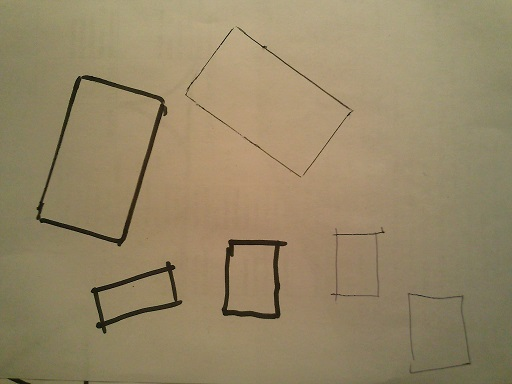
//> input picture tests/rectangle_5_1_6.jpg, 512 x 384 px
$ ./canny   (built with g++ and OpenCV 4)
//> lines starting //> are read from the running program, lines starting //| are printed output that depends on the picture; after the words box and inside, x2 and y2 are one past the last pixel; in counts of white or black regions, pixels touching at a corner belong together
//
// пример работы детектора границ Кенни - cvCanny()
//
// http://robocraft.ru/blog/computervision/484.html
//

#include <opencv2/cv.h>
#include <opencv2/highgui.h>
#include <stdlib.h>
#include <stdio.h>

IplImage* image = 0;
IplImage* gray = 0;
IplImage* dst = 0;

int main(int argc, char* argv[])
{
        // имя картинки задаётся первым параметром
        char* filename = argc == 2 ? argv[1] : "../tests/rectangle_5_1_6.jpg";
        // получаем картинку
        image = cvLoadImage(filename,1);
//> image is the input picture: 384 rows x 512 cols, CV_8UC3; mean B, G, R 102.9, 134.9, 150

        printf("[i] image: %s\n", filename);
        assert( image != 0 );

        // создаём одноканальные картинки
        gray = cvCreateImage( cvGetSize(image), IPL_DEPTH_8U, 1 );
        dst = cvCreateImage( cvGetSize(image), IPL_DEPTH_8U, 1 );

        // окно для отображения картинки
        cvNamedWindow("original",CV_WINDOW_AUTOSIZE);
        cvNamedWindow("gray",CV_WINDOW_AUTOSIZE);
        cvNamedWindow("cvCanny",CV_WINDOW_AUTOSIZE);

        // преобразуем в градации серого
        cvCvtColor(image, gray, CV_RGB2GRAY);
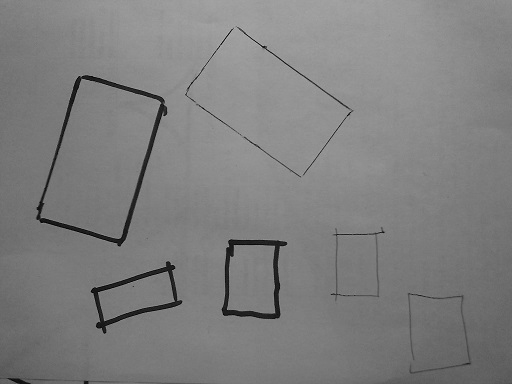
//> gray: 384 rows x 512 cols, CV_8UC1; min 1, max 186, mean 127

        // получаем границы
        cvCanny(gray, dst, 10, 100, 3);
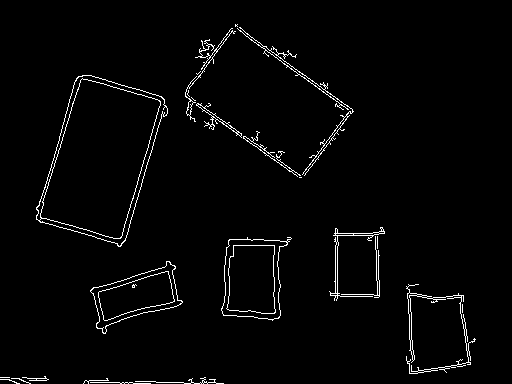
//> dst: 384 rows x 512 cols, CV_8UC1; 2.3% white in thin lines or dots, all inside (x1, y1, x2, y2) = (0, 24, 476, 384)

        // показываем картинки
        cvShowImage("original",image);
        cvShowImage("gray",gray);
        cvShowImage("cvCanny", dst );

        // ждём нажатия клавиши
        cvWaitKey(0);

        // освобождаем ресурсы
        cvReleaseImage(&image);
        cvReleaseImage(&gray);
        cvReleaseImage(&dst);
        // удаляем окна
        cvDestroyAllWindows();
        return 0;
}

$ run again, with tests/rectangle_0_0_1.jpg copied over tests/rectangle_5_1_6.jpg
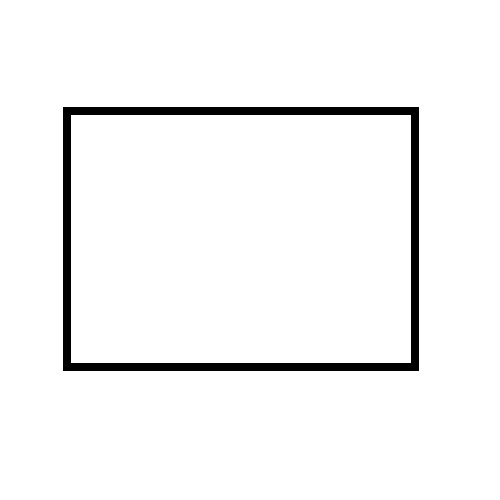
//> input picture tests/rectangle_0_0_1.jpg, 500 x 500 px
//> image is the input picture: 500 rows x 500 cols, CV_8UC3; min 0, max 255, mean 245.1
//> `cvCanny(gray, dst, 10, 100, 3);`:
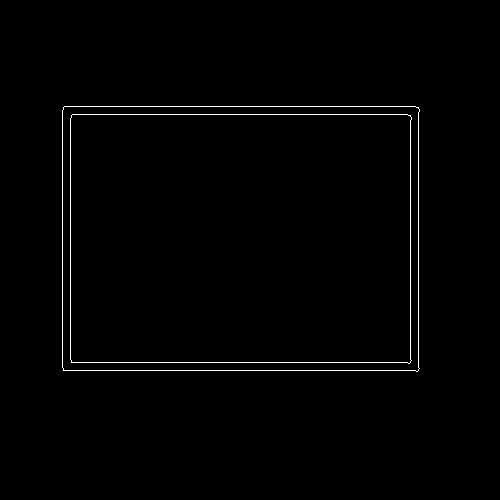
//> dst: 500 rows x 500 cols, CV_8UC1; 0.96% white in thin lines or dots, all inside (x1, y1, x2, y2) = (62, 106, 420, 372)

$ run again, with tests/rectangle_2_0_2.jpg copied over tests/rectangle_5_1_6.jpg
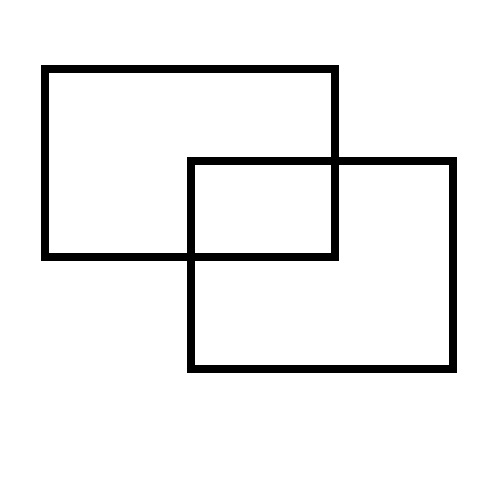
//> input picture tests/rectangle_2_0_2.jpg, 500 x 500 px
//> image is the input picture: 500 rows x 500 cols, CV_8UC3; min 0, max 255, mean 239.7
//> `cvCanny(gray, dst, 10, 100, 3);`:
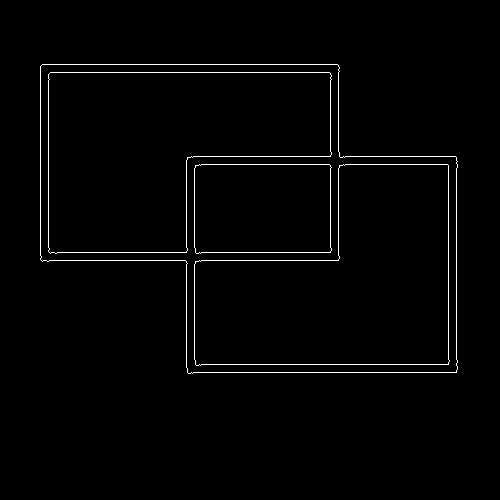
//> dst: 500 rows x 500 cols, CV_8UC1; 1.5% white in thin lines or dots, all inside (x1, y1, x2, y2) = (40, 64, 458, 374)
